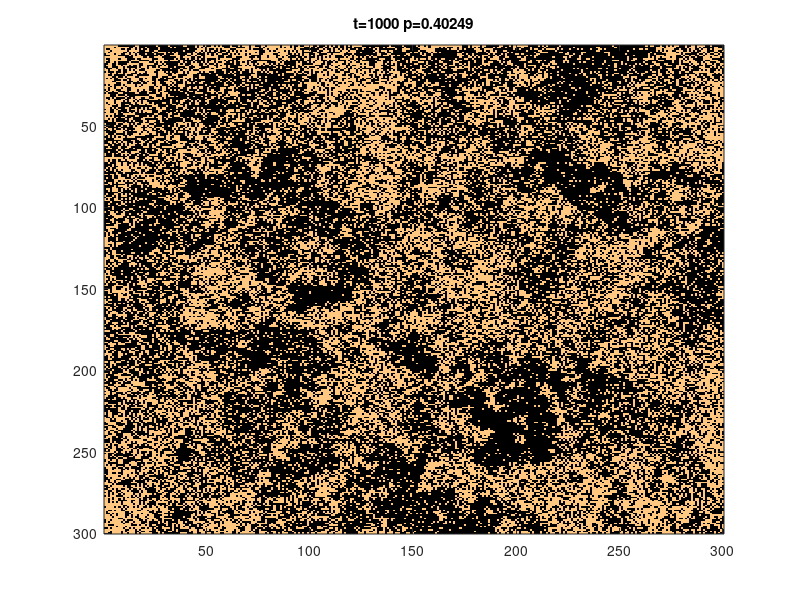

This chart was generated by the following MATLAB code:
L = 300;
%f = 0.1/(L*L);
f = 0.0001;
g = 100*f;


timesteps = 1000;

forest = zeros(L);
pvals = zeros(1,timesteps);
colormap copper

for t=1:timesteps
    
    % grow with prob g on empty sites
    forest = or(rand(L) < g, forest);
    
    % lightning season
    strike_sites = find(rand(L) < f);
    forest_clust = bwlabel(forest, 4);
    
    % get the label of the clusters to burn
    killed_clusters = nonzeros(unique(forest_clust(strike_sites)));
    
    % burn the sites belonging to these clusters
    forest = xor(forest, ismember(forest_clust, killed_clusters));
    
    % get forest density
    p = sum(sum(forest))/L^2;
    pvals(t) = p;
    
    % plot
    if (mod(t,10) == 0)
        imagesc(forest)
        title(['t=' num2str(t) ' p=' num2str(p)])
        drawnow
    end   
end

mean(pvals);